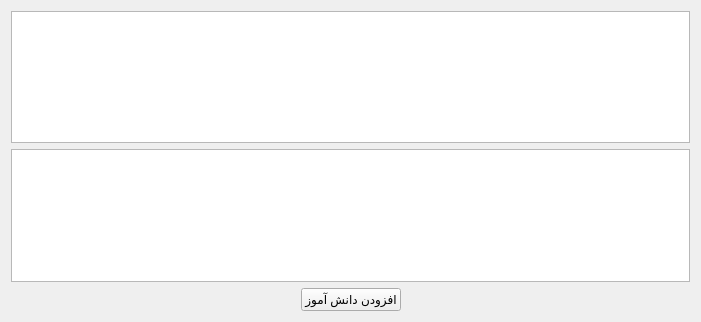
         <widget class="QWidget" name="page_show_class_students">
          <property name="geometry">
           <rect>
            <x>0</x>
            <y>0</y>
            <width>701</width>
            <height>322</height>
           </rect>
          </property>
          <attribute name="label">
           <string>دانش آموزان کلاس</string>
          </attribute>
          <layout class="QVBoxLayout" name="verticalLayout_27">
           <item>
            <widget class="QTableWidget" name="tableWidget_list_of_sutdents_for_show_to_class_info">
             <property name="layoutDirection">
              <enum>Qt::RightToLeft</enum>
             </property>
             <property name="editTriggers">
              <set>QAbstractItemView::NoEditTriggers</set>
             </property>
             <property name="selectionMode">
              <enum>QAbstractItemView::SingleSelection</enum>
             </property>
             <property name="selectionBehavior">
              <enum>QAbstractItemView::SelectRows</enum>
             </property>
            </widget>
           </item>
           <item>
            <widget class="QListWidget" name="listWidget_list_of_sutdents_for_show_to_class_info">
             <property name="layoutDirection">
              <enum>Qt::RightToLeft</enum>
             </property>
            </widget>
           </item>
           <item>
            <layout class="QHBoxLayout" name="horizontalLayout_24">
             <item>
              <spacer name="horizontalSpacer_5">
               <property name="orientation">
                <enum>Qt::Horizontal</enum>
               </property>
               <property name="sizeHint" stdset="0">
                <size>
                 <width>40</width>
                 <height>20</height>
                </size>
               </property>
              </spacer>
             </item>
             <item>
              <widget class="QPushButton" name="pushButton">
               <property name="text">
                <string>افزودن دانش آموز</string>
               </property>
              </widget>
             </item>
             <item>
              <spacer name="horizontalSpacer_8">
               <property name="orientation">
                <enum>Qt::Horizontal</enum>
               </property>
               <property name="sizeHint" stdset="0">
                <size>
                 <width>40</width>
                 <height>20</height>
                </size>
               </property>
              </spacer>
             </item>
            </layout>
           </item>
          </layout>
         </widget>
